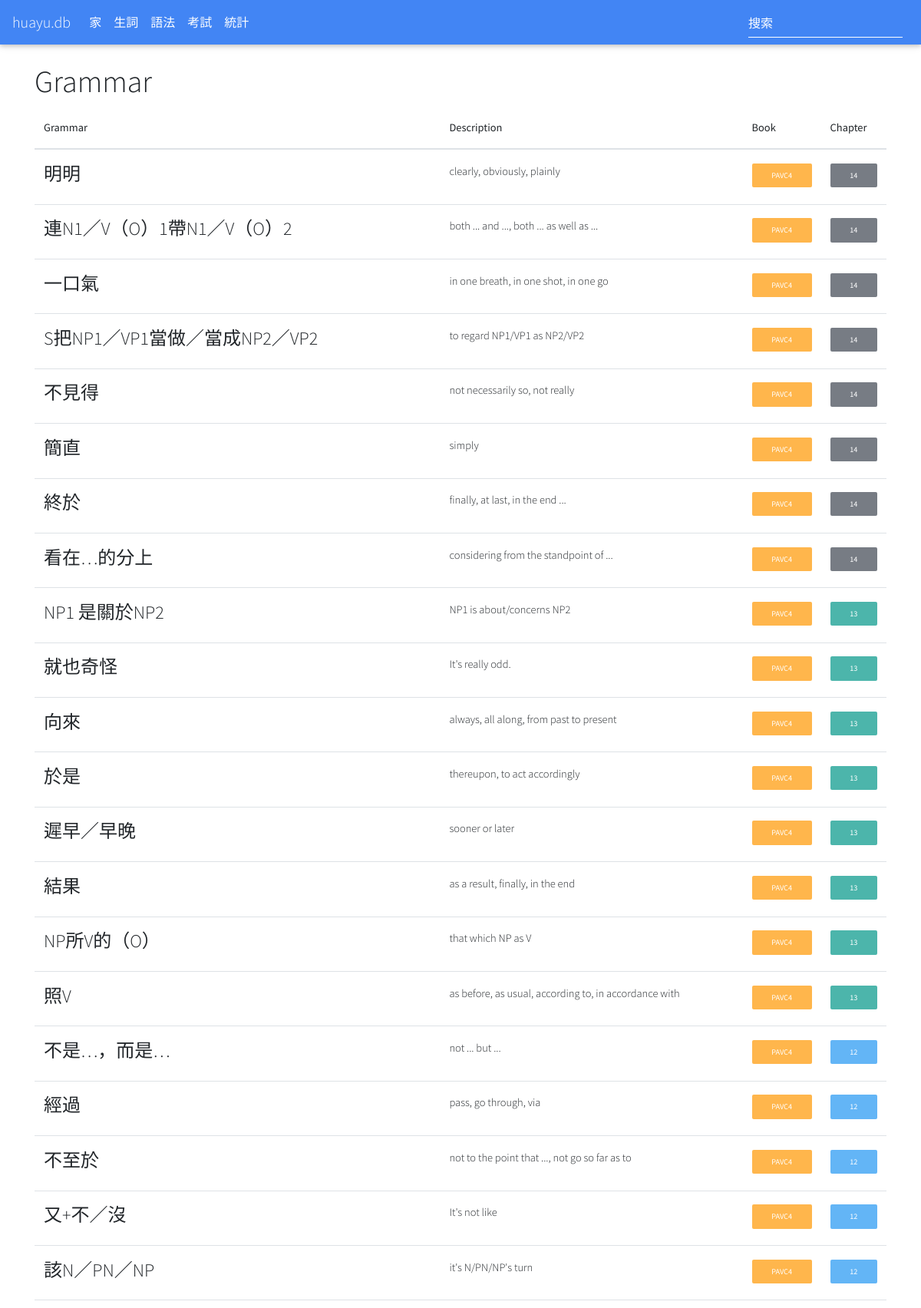
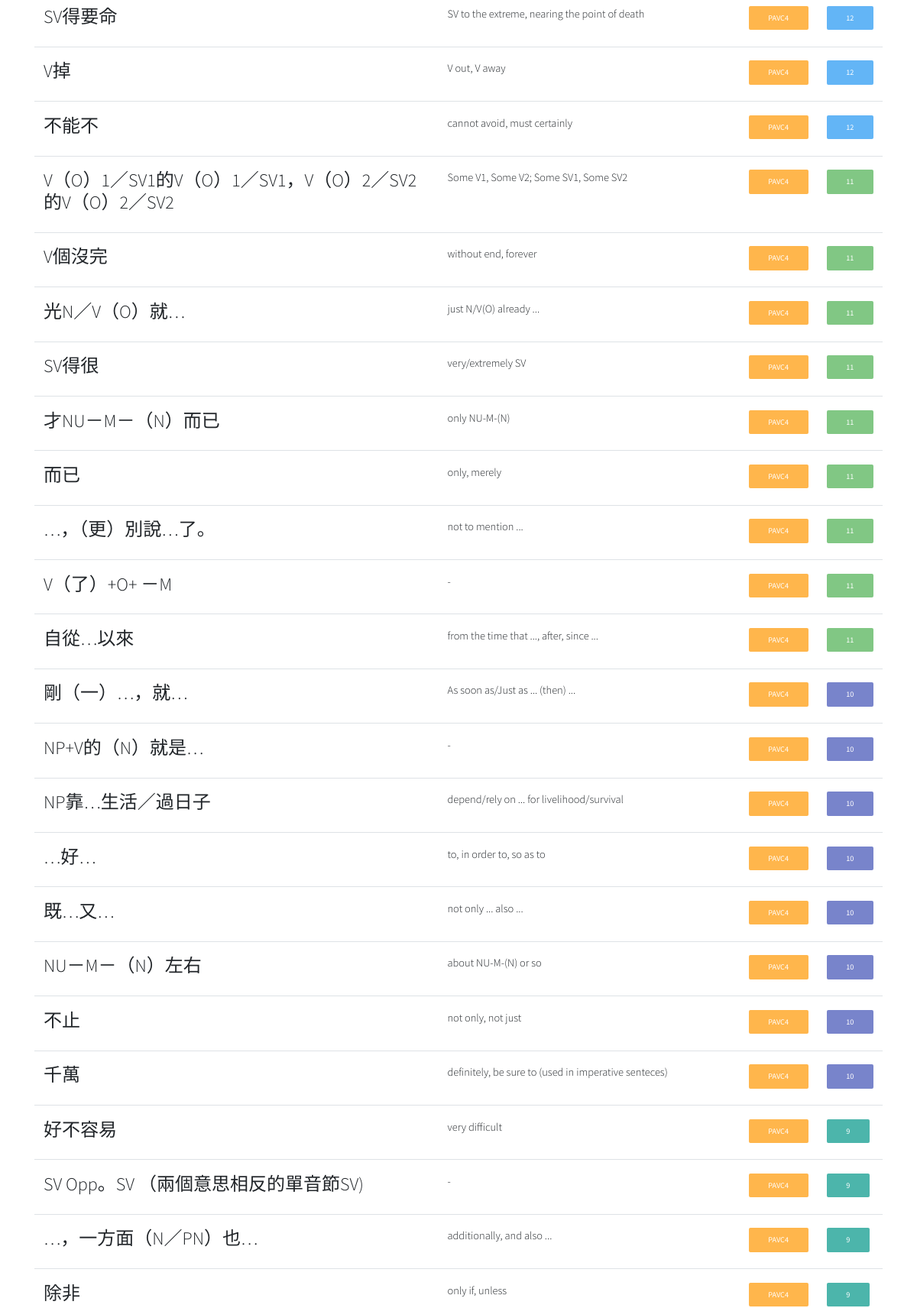
/huayu-db/grammar (upper part), run on the app's committed database (2 pictures, top to bottom).
### app/models.py (models this page shows, shortened)
class Grammar(db.Model):
    __tablename__ = 'tbl_grammar'
    id = db.Column(db.Integer, primary_key=True)
    grammar_pattern = db.Column(db.String(64))
    search_pattern = db.Column(db.String(64))
    short_description = db.Column(db.String(64))
    explanation = db.Column(db.String(4096))
    chapter_id = db.Column(db.Integer, db.ForeignKey('tbl_chapter.id'))
    example = db.relationship(
        'GrammarExample',
        secondary=asoc_grammar_example
    )

class Book(db.Model):
    __tablename__ = 'tbl_book'
    id = db.Column(db.Integer, primary_key=True)
    name = db.Column(db.String(128))
    short_name = db.Column(db.String(32))
    chapters = db.relationship(
        'Chapter',
        backref='book',
        lazy='dynamic'
    )
    @property
    def color(self):
        return get_color_code(self.name)

class Chapter(db.Model):
    __tablename__ = 'tbl_chapter'
    id = db.Column(db.Integer, primary_key=True)
    number = db.Column(db.Integer)
    name = db.Column(db.String(128))
    book_id = db.Column(db.Integer, db.ForeignKey('tbl_book.id'))
    vocabulary = db.relationship(
        'Vocabulary',
        backref='chapter',
        lazy='dynamic'
    )
    grammar = db.relationship(
        'Grammar',
        backref='chapter',
        lazy='dynamic'
    )
    @property
    def color(self):
        return get_color_code(self.name)

### app/routes.py (the view)
@app.route('/huayu-db/grammar')
def grammar():
    grammar = Grammar.query \
        .order_by(Grammar.chapter_id.desc())
    return render_template('grammar.html',
        title='Grammar',
        grammar=grammar)

### app/models.py (called while the page is built)
def get_color_code(input):
    color_codes_length = len(COLOR_CODES)
    checksum = hashlib.md5(input.encode('utf-8')).hexdigest()
    random = re.sub(r'[^0-9]', '', checksum)
    index = int(random) % color_codes_length
    return COLOR_CODES[index]

### app/routes.py (called while the page is built)
@app.context_processor
def inject_now():
    return {'now': datetime.utcnow()}

### app/templates/grammar.html
{% extends "base.html" %}
{% block content %}
<h1 class="mt-4">{{ title }}</h1>
{% include '_table_grammar.html' %}
{% endblock %}

### app/templates/_table_grammar.html
<table class="table">
    <thead>
        <tr>
            <th scope="col">Grammar</th>
            <th scope="col">Description</th>
            <th scope="col">Book</th>
            <th scope="col">Chapter</th>
        </tr>
    </thead>
    <tbody>
        {% for g in grammar %}
        <tr>
            <th scope="row">
                <a href="{{ url_for('get_grammar', grammar_id=g.id) }}">
                    <h4>{{ g.grammar_pattern }}</h4>
                </a>
            </th>
            <td>
                {{ g.short_description }}
            </td>
            <td>
                <a class="btn btn-sm z-depth-0 white-text {{ g.chapter.book.color }}"
                    href="{{ url_for('grammar_by_book', book_id=g.chapter.book.id) }}">
                    {{ g.chapter.book.short_name }}
                </a>
            </td>
            <td>
                <a class="btn btn-sm z-depth-0 white-text {{ g.chapter.color }}"
                    href="{{ url_for('chapter', chapter_id=g.chapter.id) }}">
                    {{ g.chapter.number }}
                </a>
            </td>
        </tr>
        {% endfor %}
    </tbody>
</table>

### app/static/style.css (style rules this page uses)
* { font-family: 'Source Sans Pro', 'Noto Sans TC', sans-serif; }
h1 { font-size: 40px; }

### data on the page
Grammar: grammar_pattern "明明", short_description "clearly, obviously, plainly", chapter.book.short_name "PAVC4", chapter.number "14"
Grammar: grammar_pattern "連N1／V（O）1帶N1／V（O）2", short_description "both ... and ..., both ... as well as ...", chapter.book.short_name "PAVC4", chapter.number "14"
Grammar: grammar_pattern "一口氣", short_description "in one breath, in one shot, in one go", chapter.book.short_name "PAVC4", chapter.number "14"
Grammar: grammar_pattern "S把NP1／VP1當做／當成NP2／VP2", short_description "to regard NP1/VP1 as NP2/VP2", chapter.book.short_name "PAVC4", chapter.number "14"
Grammar: grammar_pattern "不見得", short_description "not necessarily so, not really", chapter.book.short_name "PAVC4", chapter.number "14"
Grammar: grammar_pattern "簡直", short_description "simply", chapter.book.short_name "PAVC4", chapter.number "14"
Grammar: grammar_pattern "終於", short_description "finally, at last, in the end ...", chapter.book.short_name "PAVC4", chapter.number "14"
Grammar: grammar_pattern "看在…的分上", short_description "considering from the standpoint of ...", chapter.book.short_name "PAVC4", chapter.number "14"
Grammar: grammar_pattern "NP1 是關於NP2", short_description "NP1 is about/concerns NP2", chapter.book.short_name "PAVC4", chapter.number "13"
Grammar: grammar_pattern "就也奇怪", short_description "It's really odd.", chapter.book.short_name "PAVC4", chapter.number "13"
Grammar: grammar_pattern "向來", short_description "always, all along, from past to present", chapter.book.short_name "PAVC4", chapter.number "13"
Grammar: grammar_pattern "於是", short_description "thereupon, to act accordingly", chapter.book.short_name "PAVC4", chapter.number "13"
Grammar: grammar_pattern "遲早／早晚", short_description "sooner or later", chapter.book.short_name "PAVC4", chapter.number "13"
Grammar: grammar_pattern "結果", short_description "as a result, finally, in the end", chapter.book.short_name "PAVC4", chapter.number "13"
Grammar: grammar_pattern "NP所V的（O）", short_description "that which NP as V", chapter.book.short_name "PAVC4", chapter.number "13"
Grammar: grammar_pattern "照V", short_description "as before, as usual, according to, in accordance with", chapter.book.short_name "PAVC4", chapter.number "13"
Grammar: grammar_pattern "不是…，而是…", short_description "not ... but ...", chapter.book.short_name "PAVC4", chapter.number "12"
Grammar: grammar_pattern "經過", short_description "pass, go through, via", chapter.book.short_name "PAVC4", chapter.number "12"
Grammar: grammar_pattern "不至於", short_description "not to the point that ..., not go so far as to", chapter.book.short_name "PAVC4", chapter.number "12"
Grammar: grammar_pattern "又+不／沒", short_description "It's not like", chapter.book.short_name "PAVC4", chapter.number "12"
Grammar: grammar_pattern "該N／PN／NP", short_description "it's N/PN/NP's turn", chapter.book.short_name "PAVC4", chapter.number "12"
Grammar: grammar_pattern "SV得要命", short_description "SV to the extreme, nearing the point of death", chapter.book.short_name "PAVC4", chapter.number "12"
Grammar: grammar_pattern "V掉", short_description "V out, V away", chapter.book.short_name "PAVC4", chapter.number "12"
Grammar: grammar_pattern "不能不", short_description "cannot avoid, must certainly", chapter.book.short_name "PAVC4", chapter.number "12"
Grammar: grammar_pattern "V（O）1／SV1的V（O）1／SV1，V（O）2／SV2的V（O）2／SV2", short_description "Some V1, Some V2; Some SV1, Some SV2", chapter.book.short_name "PAVC4", chapter.number "11"
Grammar: grammar_pattern "V個沒完", short_description "without end, forever", chapter.book.short_name "PAVC4", chapter.number "11"
Grammar: grammar_pattern "光N／V（O）就…", short_description "just N/V(O) already ...", chapter.book.short_name "PAVC4", chapter.number "11"
Grammar: grammar_pattern "SV得很", short_description "very/extremely SV", chapter.book.short_name "PAVC4", chapter.number "11"
Grammar: grammar_pattern "才NU－M－（N）而已", short_description "only NU-M-(N)", chapter.book.short_name "PAVC4", chapter.number "11"
Grammar: grammar_pattern "而已", short_description "only, merely", chapter.book.short_name "PAVC4", chapter.number "11"
Grammar: grammar_pattern "…，（更）別說…了。", short_description "not to mention ...", chapter.book.short_name "PAVC4", chapter.number "11"
Grammar: grammar_pattern "V（了）+O+ －M", short_description "-", chapter.book.short_name "PAVC4", chapter.number "11"
Grammar: grammar_pattern "自從…以來", short_description "from the time that ..., after, since ...", chapter.book.short_name "PAVC4", chapter.number "11"
Grammar: grammar_pattern "剛（一）…，就…", short_description "As soon as/Just as ... (then) ...", chapter.book.short_name "PAVC4", chapter.number "10"
Grammar: grammar_pattern "NP+V的（N）就是…", short_description "-", chapter.book.short_name "PAVC4", chapter.number "10"
Grammar: grammar_pattern "NP靠…生活／過日子", short_description "depend/rely on ... for livelihood/survival", chapter.book.short_name "PAVC4", chapter.number "10"
Grammar: grammar_pattern "…好…", short_description "to, in order to, so as to", chapter.book.short_name "PAVC4", chapter.number "10"
Grammar: grammar_pattern "既…又…", short_description "not only ... also ...", chapter.book.short_name "PAVC4", chapter.number "10"
Grammar: grammar_pattern "NU－M－（N）左右", short_description "about NU-M-(N) or so", chapter.book.short_name "PAVC4", chapter.number "10"
Grammar: grammar_pattern "不止", short_description "not only, not just", chapter.book.short_name "PAVC4", chapter.number "10"
Grammar: grammar_pattern "千萬", short_description "definitely, be sure to (used in imperative senteces)", chapter.book.short_name "PAVC4", chapter.number "10"
Grammar: grammar_pattern "好不容易", short_description "very difficult", chapter.book.short_name "PAVC4", chapter.number "9"
Grammar: grammar_pattern "SV Opp。SV （兩個意思相反的單音節SV)", short_description "-", chapter.book.short_name "PAVC4", chapter.number "9"
Grammar: grammar_pattern "…，一方面（N／PN）也…", short_description "additionally, and also ...", chapter.book.short_name "PAVC4", chapter.number "9"
Grammar: grammar_pattern "除非", short_description "only if, unless", chapter.book.short_name "PAVC4", chapter.number "9"

### other printed values
{{ title }} "Grammar"
